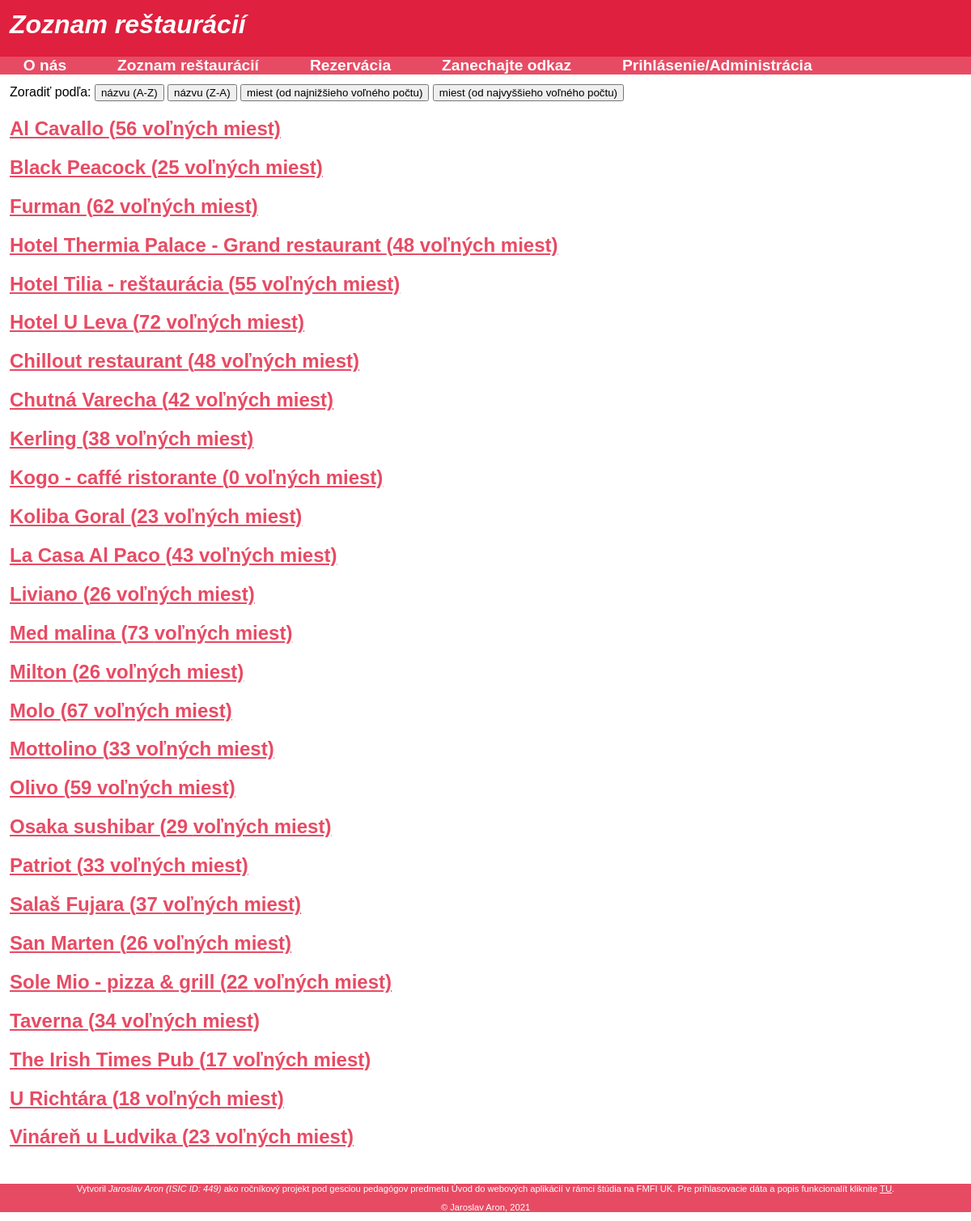
/ponuka.php, run on the app's committed database.
### tables this page shows
CREATE TABLE `gastroapp_restauracie` (
  `rid` int(11) NOT NULL,
  `nazov` varchar(100) NOT NULL,
  `popis` text NOT NULL,
  `adresa` text NOT NULL,
  `pocet_volnych_miest` smallint(6) NOT NULL
);

### _inc/funkcie.php (the view, shortened to what this page needs)
<?php
function hlavicka($nadpis) {
?>
<!DOCTYPE html>
<html>
<head>
<link href="assets/styly.css" rel="stylesheet">
</head>
<body>
<header>
<h1><?php echo $nadpis; ?></h1>
</header>
<?php
}
function vypis_restauracie($mysqli){
	if (!$mysqli->connect_errno) {
		$sql = "SELECT * FROM gastroapp_restauracie ";
		if (isset($_POST['nazov2'])) $sql .= 'ORDER BY nazov DESC';
		elseif (isset($_POST['cena1'])) $sql .= 'ORDER BY pocet_volnych_miest ASC';
		elseif (isset($_POST['cena2'])) $sql .= 'ORDER BY pocet_volnych_miest DESC';
		else $sql .= 'ORDER BY nazov ASC';
		if ($result = $mysqli->query($sql)) {
			while ($row = $result->fetch_assoc()) {
				echo '<h2><a href=info.php?kod=' . $row['rid'] . '>' . $row['nazov'];
				echo ' (' . $row['pocet_volnych_miest'] . ' voľných miest)' . '</a></h2>';
			}
		} elseif ($mysqli->errno) {
			echo '<p class="chyba">NEpodarilo sa vykonať dopyt! (' . $mysqli->error . ')</p>';
		}
	}
}
?>

### _partials/navigacia.php
<nav>
<a href="o_nas.php">O nás</a> <a href="ponuka.php">Zoznam reštaurácií</a> <a href="rezervacia.php">Rezervácia</a> <a href="odkazy.php">Zanechajte odkaz</a> <a href="administracia.php">Prihlásenie/Administrácia</a>
</nav>

### ponuka.php (shortened to what this page needs)
<?php
include('_inc/db.php');
include('_inc/funkcie.php');
hlavicka('Zoznam reštaurácií');
include('_partials/navigacia.php');
?>
<section>
	<form method="post">
		Zoradiť podľa:
  	<input type="submit" name="nazov1" value="názvu (A-Z)">
  	<input type="submit" name="nazov2" value="názvu (Z-A)">
  	<input type="submit" name="cena1" value="miest (od najnižšieho voľného počtu)">
  	<input type="submit" name="cena2" value="miest (od najvyššieho voľného počtu)">
  </form>
<?php
vypis_restauracie($mysqli);
?>
</section>
<?php
include('_partials/pata.php');
?>

### _partials/pata.php
<footer>
<p>Vytvoril <em><?php echo AUTOR . ' (ISIC ID: ' . ID . ')'; ?></em> ako ročníkový projekt pod gesciou pedagógov predmetu Úvod do webových aplikácií v rámci štúdia na FMFI UK. Pre prihlasovacie dáta a popis funkcionalít kliknite <a href="index.php">TU</a>.</p>
<p>&copy; Jaroslav Aron, 2021</p>
</footer>
</body>
</html>

### assets/styly.css (style rules this page uses)
body { font-family: Arial, Helvetica, sans-serif; margin: 0; }
header { background-color: #DF203E; background-repeat: no-repeat; background-position: right top; height: 70px; }
header h1 { color: #FFFFFF; font-style: italic; margin: 0; }
nav { background-color: #E74B64; font-size: 120%; }
nav a { color: #FFFFFF; font-weight: bold; text-decoration: none; padding: 0 1.5em; }
footer { color: #FFFFFF; background-color: #E74B64; text-align: center; font-size: 0.7em; }
footer a { color: #FFFFFF; }
section { padding: 1%; }
section a { color: #E74B64; font-weight: bold; }
header h1 { padding-left: 1%; padding-top: 1%; }

### data on the page
gastroapp_restauracie: nazov "Al Cavallo", pocet_volnych_miest "56"
gastroapp_restauracie: nazov "Black Peacock", pocet_volnych_miest "25"
gastroapp_restauracie: nazov "Furman", pocet_volnych_miest "62"
gastroapp_restauracie: nazov "Hotel Thermia Palace - Grand restaurant", pocet_volnych_miest "48"
gastroapp_restauracie: nazov "Hotel Tilia - reštaurácia", pocet_volnych_miest "55"
gastroapp_restauracie: nazov "Hotel U Leva", pocet_volnych_miest "72"
gastroapp_restauracie: nazov "Chillout restaurant", pocet_volnych_miest "48"
gastroapp_restauracie: nazov "Chutná Varecha", pocet_volnych_miest "42"
gastroapp_restauracie: nazov "Kerling", pocet_volnych_miest "38"
gastroapp_restauracie: nazov "Kogo - caffé ristorante", pocet_volnych_miest "0"
gastroapp_restauracie: nazov "Koliba Goral", pocet_volnych_miest "23"
gastroapp_restauracie: nazov "La Casa Al Paco", pocet_volnych_miest "43"
gastroapp_restauracie: nazov "Liviano", pocet_volnych_miest "26"
gastroapp_restauracie: nazov "Med malina", pocet_volnych_miest "73"
gastroapp_restauracie: nazov "Milton", pocet_volnych_miest "26"
gastroapp_restauracie: nazov "Molo", pocet_volnych_miest "67"
gastroapp_restauracie: nazov "Mottolino", pocet_volnych_miest "33"
gastroapp_restauracie: nazov "Olivo", pocet_volnych_miest "59"
gastroapp_restauracie: nazov "Osaka sushibar", pocet_volnych_miest "29"
gastroapp_restauracie: nazov "Patriot", pocet_volnych_miest "33"
gastroapp_restauracie: nazov "Salaš Fujara", pocet_volnych_miest "37"
gastroapp_restauracie: nazov "San Marten", pocet_volnych_miest "26"
gastroapp_restauracie: nazov "Sole Mio - pizza & grill", pocet_volnych_miest "22"
gastroapp_restauracie: nazov "Taverna", pocet_volnych_miest "34"
gastroapp_restauracie: nazov "The Irish Times Pub", pocet_volnych_miest "17"
gastroapp_restauracie: nazov "U Richtára", pocet_volnych_miest "18"
gastroapp_restauracie: nazov "Vináreň u Ludvika", pocet_volnych_miest "23"

### other printed values
$nadpis "Zoznam reštaurácií"
AUTOR "Jaroslav Aron"
ID "449"
